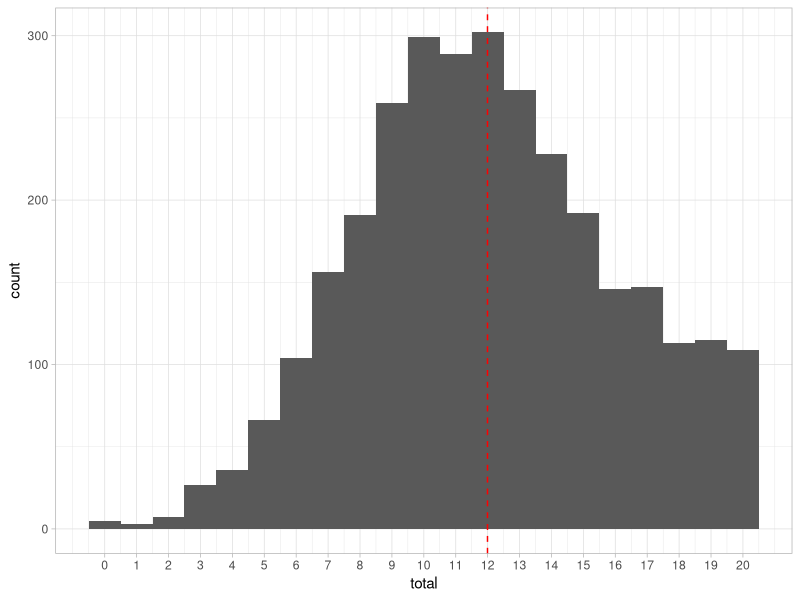

Recreate this plot in R.
## ---- chunk 1
#| label: setup
#| include: true
rm(list=ls())
library(tidyverse)
# load in the dataset
responses <- read_csv('data/responses.csv')

# take a look at the structure of the data
glimpse(responses)
## ---- chunk 2
#| label: sum_scores
# sum across the columns with _score_ in the name and add to a new column called total.
# make sure to ignore missing values
# https://dplyr.tidyverse.org/articles/rowwise.html
# https://dplyr.tidyverse.org/reference/pick.html?q=pick#ref-usage
responses <- responses %>% mutate(total = rowSums(pick(ends_with("_score")), na.rm = TRUE))
glimpse(responses)
## ---- chunk 3
#| label: basic-stats
#| table-cap: Summary statistics for the scores
# table with number of candidates, mean, standard deviation, min and max
# round all stats to 2 decimal places
summary_table <- responses %>% 
  summarise(
    n = n(),
    mean = mean(total),
    sd = sd(total),
    min = min(total),
    max = max(total)
  )
knitr::kable(summary_table, digits = 2,align = "c")
## ---- chunk 4
#| label: fig-histogram
#| fig-cap: Histogram of scores
#| width: 6
#| height: 4
#| include: true
ggplot (responses, aes(x = total)) +
  geom_histogram(bins = 21) +
  scale_x_continuous(breaks = seq(0, 20, 1)) +
  # add a vertical line at the mean
    geom_vline(xintercept = mean(responses$total), linetype = "dashed", color = "red") +
    # add the light theme
    theme_light() 


